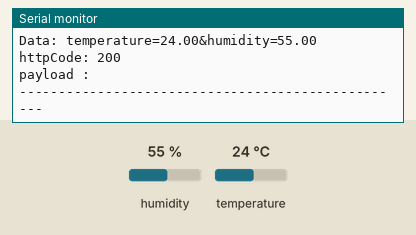
Recording of a sketch running on a simulated ESP32. Parts: the last lines printed to the serial monitor. The test bench sets the inputs (shaded band); at power-on: humidity 55 %, temperature 24 °C. WiFi joins after 1.5 s; servers stay silent unless stated; uploads are accepted with an empty reply.

Above: at 3.7 s.
3.8 s: humidity set to 22 %
11.4 s: temperature set to 12 °C
At 12.88 s:
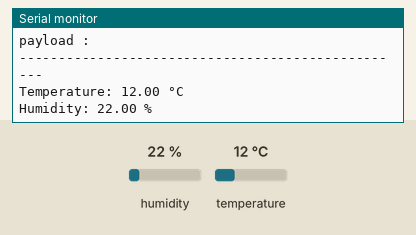
19.0 s: humidity set to 40 %
At 23.09 s:
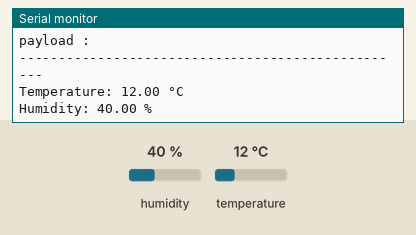

Measured:
- after the input at 11.4 s, the serial monitor: prints a new line after 1.3 s (image 1)
- after the input at 19.0 s, the serial monitor: prints a new line after 3.9 s (image 2)

The sketch:

TempHum_AHT20_ESP32.ino
```cpp
#include <WiFi.h>
#include <HTTPClient.h>
#include <Adafruit_AHTX0.h>

Adafruit_AHTX0 aht;

Adafruit_Sensor *aht_humidity, *aht_temp;

String URL = "http://192.168.86.43/dht11_project/test_data.php";

const char* ssid = "Border Security Network";
const char* password = "happyboat736";

float temperature = 0;
float humidity_value = 0;

void setup() {
  Serial.begin(115200);

  Serial.println("Adafruit AHT10/AHT20 test!");

  if (!aht.begin()) {
    Serial.println("Failed to find AHT10/AHT20 chip");
    while (1) {
      delay(10);
    }
  }

  Serial.println("AHT10/AHT20 Found!");
  aht_temp = aht.getTemperatureSensor();
  aht_temp->printSensorDetails();

  aht_humidity = aht.getHumiditySensor();
  aht_humidity->printSensorDetails();

  connectWiFi();
}

void loop() {
  if (WiFi.status() != WL_CONNECTED) {
    connectWiFi();
  }

  Load_AHT20_Data();
  String postData = "temperature=" + String(temperature) + "&humidity=" + String(humidity_value);

  HTTPClient http;
  http.begin(URL);
  http.addHeader("Content-Type", "application/x-www-form-urlencoded");

  int httpCode = http.POST(postData);
  String payload = http.getString();

  Serial.print("URL : "); Serial.println(URL);
  Serial.print("Data: "); Serial.println(postData);
  Serial.print("httpCode: "); Serial.println(httpCode);
  Serial.print("payload : "); Serial.println(payload);
  Serial.println("--------------------------------------------------");
  delay(10000);
}

void Load_AHT20_Data() {
  sensors_event_t humidity_event, temp_event;
  aht_humidity->getEvent(&humidity_event);
  aht_temp->getEvent(&temp_event);
  //-----------------------------------------------------------
  temperature = temp_event.temperature; // Celsius
  humidity_value = humidity_event.relative_humidity;
  //-----------------------------------------------------------
  Serial.printf("Temperature: %.2f °C\n", temperature);
  Serial.printf("Humidity: %.2f %%\n", humidity_value);
}

void connectWiFi() {
  WiFi.mode(WIFI_OFF);
  delay(1000);
  // This line hides the viewing of ESP as wifi hotspot
  WiFi.mode(WIFI_STA);

  WiFi.begin(ssid, password);
  Serial.println("Connecting to WiFi");

  while (WiFi.status() != WL_CONNECTED) {
    delay(500);
    Serial.print(".");
  }

  Serial.print("connected to: "); Serial.println(ssid);
  Serial.print("IP address: "); Serial.println(WiFi.localIP());
}
```
